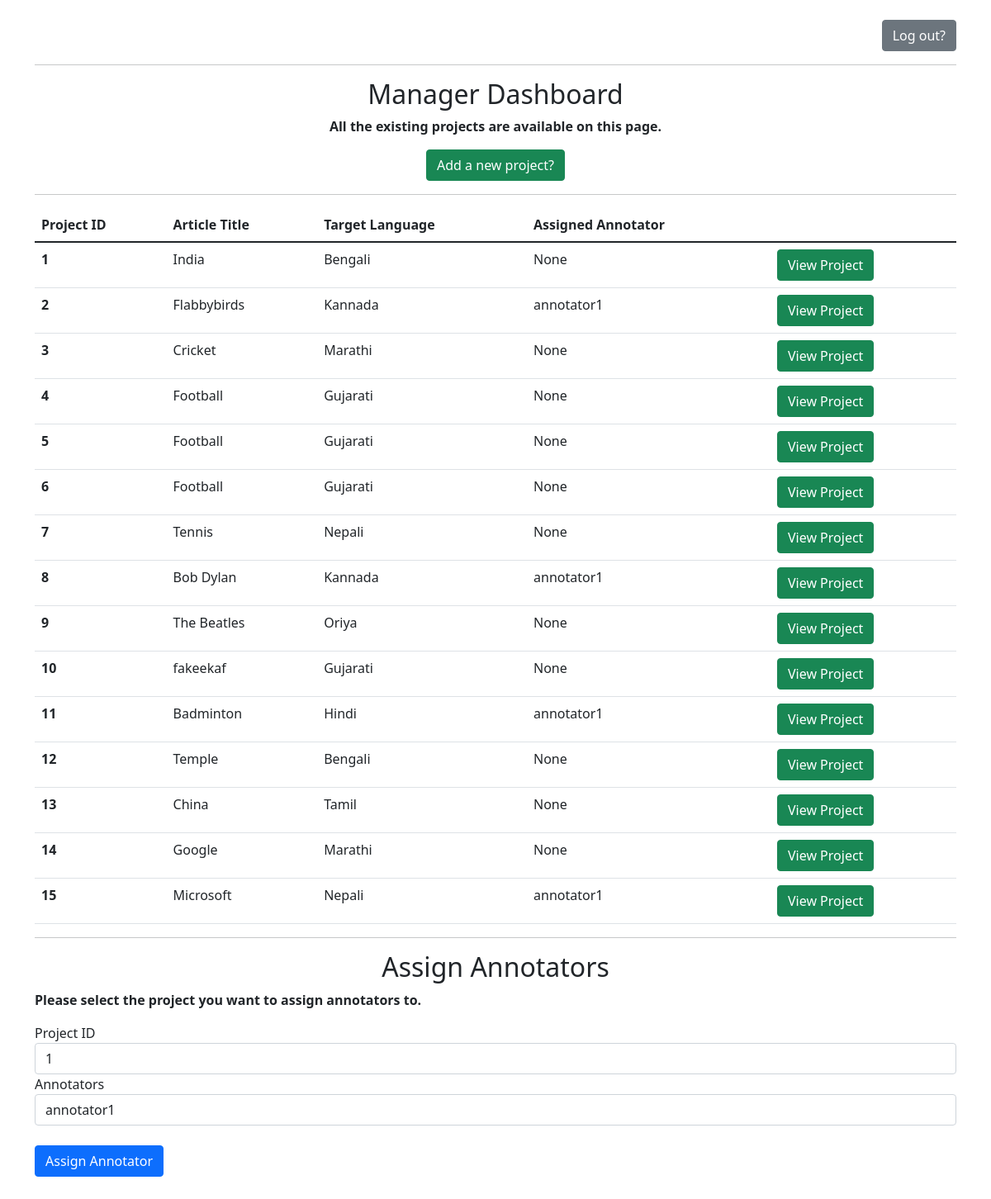
Page /manager/ (signed in) on the earlier database version.
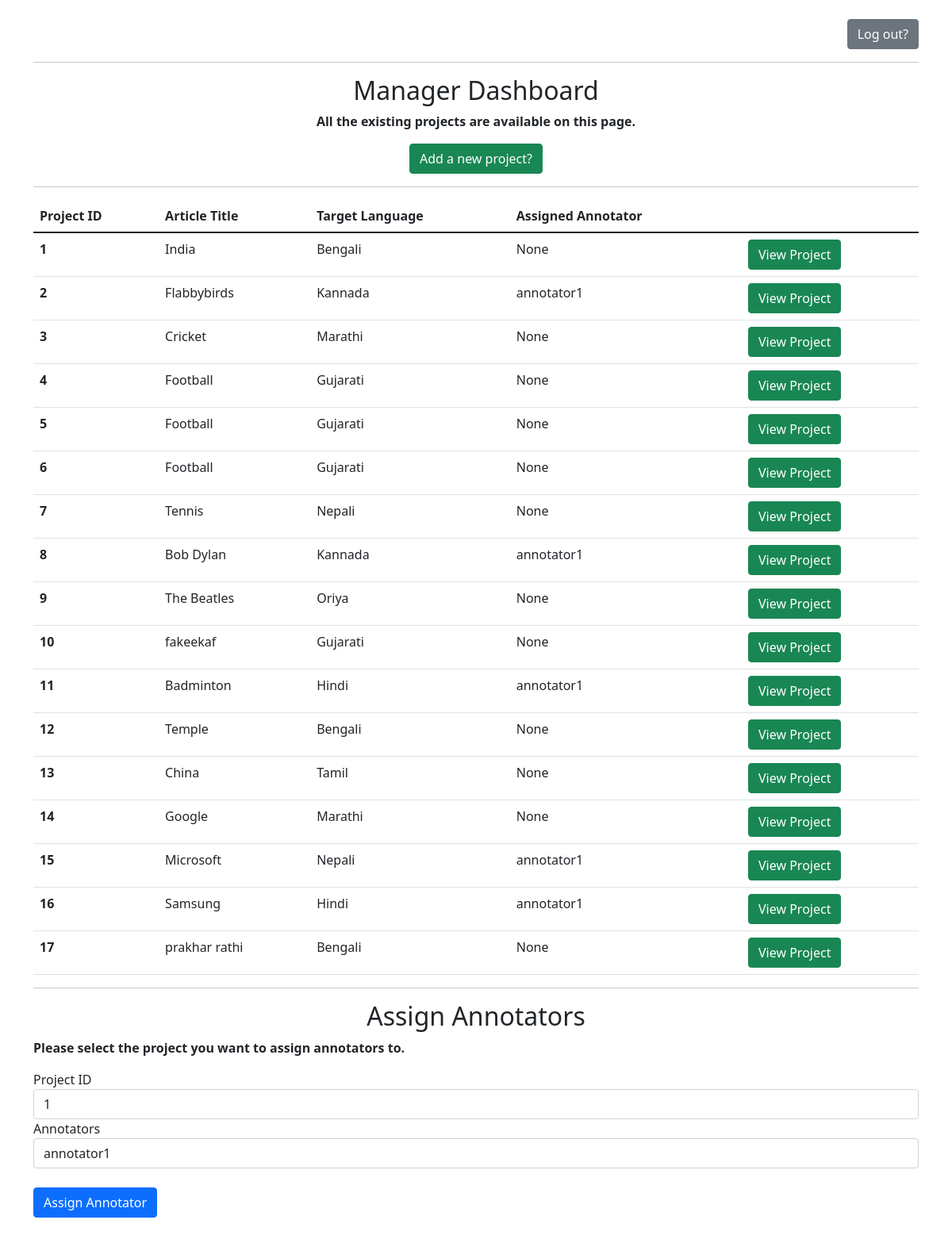
Same page on the later database version.
### wikipedia/models.py (models this page shows, shortened)
class Project(models.Model):
    article_title = models.CharField(max_length=100)
    target_language = models.ForeignKey(Language, on_delete=models.CASCADE)
    is_tokenized = models.BooleanField(default=False)
    annotator = models.ForeignKey(User, related_name='annotator_id', null=True, on_delete=models.CASCADE,)

class Language(models.Model):
    language_code = models.CharField(max_length=2)
    language_name = models.CharField(max_length=100)
    def __str__(self):
        return self.language_name

### wikipedia/decorators.py (the view)
        def wrapper_func(request, *args, **kwargs):
            group = None
            if request.user.groups.exists():
                group = request.user.groups.all()[0].name
            if group in allowed_roles:
                return view_func(request, *args, **kwargs)
            else:
                html_output = """
                <p> You are not authorized to view this page! </p>
                <a href="logout/"> Go back to the login page. </a>
                """
                return HttpResponse(html_output)

### wikipedia/views.py (called while the page is built)
@login_required(login_url='login')
@allowed_users(allowed_roles=['Manager'])
def manager_view(request):
    if request.method == 'POST':
        project_id = request.POST['project_id']
        annotator_id = request.POST['annotator_id']
        new_annotator = User.objects.get(id=annotator_id)
        Project.objects.filter(id=project_id).update(annotator=new_annotator)
    projects = Project.objects.all()
    annotators = User.objects.filter(groups__name='Annotator')
    return render(request, 'manager-dashboard.html', {'projects': projects,
                                                      'annotators': annotators})

### wikipedia/templates/manager-dashboard.html (shortened to what this page needs)
<!DOCTYPE html>
<html lang="en">
<head>
    <link href="https://cdn.jsdelivr.net/npm/bootstrap@5.1.3/dist/css/bootstrap.min.css" rel="stylesheet">
</head>
<body>
    <div class="container">
        <br>
        <p style="text-align: right;"><a href="{% url 'logout' %}" class="btn btn-secondary"> Log out? </a></p>
        <hr>
        <h2 style="text-align: center;">Manager Dashboard</h2>
        <p style="text-align: center;">
        <strong> All the existing projects are available on this page. </strong>
        </p>
        <div>
            <p style="text-align: center;">
                <a href="{% url 'main' %}" class="btn btn-success">Add a new project?</a>
            </p>
        </div>
        <hr>
            <table class="table">
                <thead>
                <tr>
                    <th scope="col">Project ID</th>
                    <th scope="col">Article Title</th>
                    <th scope="col">Target Language</th>
                    <th scope="col">Assigned Annotator</th>
                    <th scope="col"></th>
                </tr>
                </thead>
                <tbody>
                {% for project in projects %}
                <tr>
                    <th scope="row">{{ forloop.counter }}</th>
                    <td>{{ project.article_title }}</td>
                    <td>{{ project.target_language }}</td>
                    <td>{{ project.annotator }}</td>
                    <td> <a href="{% url 'translation' project.id %}" class="btn btn-success">View Project</a></td>
                </tr>
                {% endfor %}
                </tbody>
            </table>
        <hr>
        <h2 style="text-align: center;">Assign Annotators</h2>
            <p>
                <strong>
                    Please select the project you want to assign annotators to.
                </strong>
            </p>
                <form action="" method="POST">
                    <div class="form-group">
                        <label for="project_id">Project ID</label>
                        <select class="form-control" id="project_id" name="project_id">
                            {% for project in projects %}
                                <option name value="{{ project.id }}">{{ project.id }}</option>
                            {% endfor %}
                        </select>
                    </div>
                    <div class="form-group">
                        <label for="annotator_id">Annotators</label>
                        <select class="form-control" id="annotator_id" name="annotator_id">
                            {% for annotator in annotators %}
                                <option value="{{ annotator.id }}">{{ annotator.username }}</option>
                            {% endfor %}
                        </select>
                    </div>
                    <br>
                    <button type="submit" class="btn btn-primary">Assign Annotator</button>
                </form>
                <br>
                <br>
                <br>
    </div>
</body>
</html>

Differences in the rows shown:
added Project: article_title "Samsung", target_language "Hindi", annotator "annotator1"
added Project: article_title "prakhar rathi", target_language "Bengali", annotator "None"
